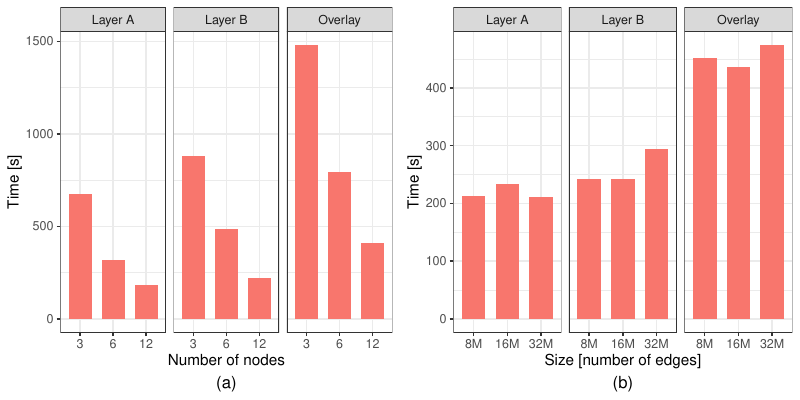

Write the R code that produced this figure.
library(tidyverse)
library(ggpubr)

data0 = enframe(read_lines("GADM_speedup_v01.txt"), value="line")

data1 = data0 %>%
  filter(str_detect(line, 'TIME')) 

fields1 = c("ts","start","appId","time","tag","stage","data")
fields2 = c("dataset", "tolerance", "overlay_method", "overlay_level", "partitions", "nodes", "run")
data2 = data1 %>% 
  separate(sep = "\\|", col = "line", into = fields1, extra = "drop") %>%
  separate(sep = "_"  , col = "data", into = fields2, extra = "drop") %>%
  filter(stage == "layer1" | stage == "layer2" | stage == "overlay") %>%
  select(time, stage, nodes) %>%
  mutate(time = as.numeric(time) / 1000.0, nodes = as.factor(nodes))

nodes_labels = c("3", "6", "9", "12")
data3 = data2 %>%
  group_by(nodes, stage) %>% summarise(time = mean(time))  %>%
  mutate(nodes = fct_relevel(nodes, nodes_labels))

write_tsv(data3, "GADM_speedup.tsv")

data4 = read_tsv("GADM_speedup_v01.tsv")
stage.labs <- c("Layer A", "Layer B", "Overlay")
names(stage.labs) <- c("layer1", "layer2","overlay")

data5 = data4 |> filter(nodes!="9")

p = ggplot(data5, aes(x = as.factor(nodes), y = time, fill="blue")) + 
  geom_col(width = 0.7, position="dodge") + 
  labs(x="Number of nodes", y="Time [s]", caption = "(a)") +
  guides(fill = F) +
  theme_bw()  + 
  theme(legend.position="top", 
        plot.caption = element_text(hjust = 0.5, size = 12)) +
  facet_wrap(~ stage, labeller = labeller(stage = stage.labs))
plot(p)

W = 5
H = 4
ggsave(paste0("GADM_speedup.pdf"), width = W, height = H)
data0 = enframe(read_lines("GADM_scaleup_v01.txt"), value="line")

data1 = data0 %>%
  filter(str_detect(line, 'TIME')) 

fields1 = c("ts","start","appId","time","tag","stage","data")
fields2 = c("dataset", "tolerance", "overlay_method", "overlay_level", "partitions", "nodes", "run")
fields3 = c(NA, NA, "size")
data2 = data1 %>% 
  separate(sep = "\\|", col = "line", into = fields1, extra = "drop") %>%
  separate(sep = "_"  , col = "data", into = fields2, extra = "drop") %>%
  separate(sep = "/"  , col = "dataset", into = fields3, extra = "drop") %>%
  filter(stage == "layer1" | stage == "layer2" | stage == "overlay") %>%
  select(time, stage, size) %>%
  mutate(time = as.numeric(time) / 1000.0, size = as.factor(size)) %>%
  mutate(size = recode_factor(size, S0 = "8M", S1 = "16M", S2 = "24M", S3 = "32M"))

size_labels = c("8M", "16M", "24M", "32M")
data3 = data2 %>%
  group_by(size, stage) %>% summarise(time = mean(time))  %>%
  mutate(size = fct_relevel(size, size_labels))

write_tsv(data3, "GADM_scaleup.tsv")

data4 = data3 |> filter(size!="24M")

stage.labs <- c("Layer A", "Layer B", "Overlay")
names(stage.labs) <- c("layer1", "layer2","overlay")

q = ggplot(data4, aes(x = size, y = time, fill="blue")) + 
  geom_col(width = 0.7, position="dodge") + 
  labs(x="Size [number of edges]", y="Time [s]", caption = "(b)") +
  theme_bw()  + 
  theme(legend.position="top", 
        plot.caption = element_text(hjust = 0.5, size = 12)) +
  guides(fill = F) +
  facet_wrap(~ stage, labeller = labeller(stage = stage.labs))
plot(q)

ggsave(paste0("GADM_scaleup.pdf"), width = W, height = H)

ggarrange(p, q, ncol=2, nrow=1, common.legend = TRUE, legend="top")
ggsave("GADM_SS.pdf", width = 8, height = 4)
